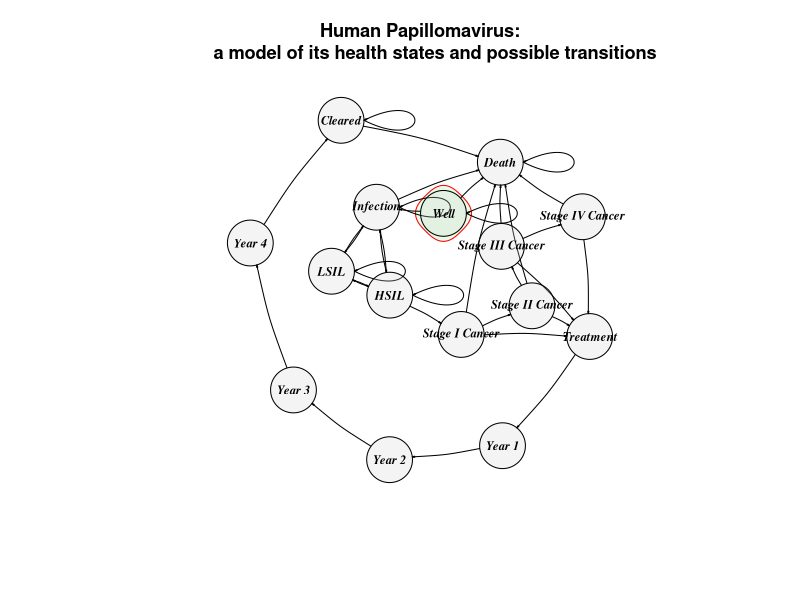

Write R code to recreate this figure.
library(igraph)
library(tidyverse)
library(readxl)

Clinical_states <- read_excel("Clinical_states.xlsx", col_names = FALSE)

nodes <- Clinical_states
nodes

links <- c(from = nodes[, 1], to = nodes[, 2])
links

net <- graph_from_data_frame(d = links, directed = TRUE)

set.seed(25)
plot(net, layout = layout.davidson.harel, edge.arrow.size=.12, edge.arrow.width = 0.65,
     vertex.color = alpha("lightgrey", .25), vertex.label.color = "black", 
     vertex.label.font = 4, vertex.size = 27, vertex.label.cex = 0.75, edge.curved = .075,
     edge.color = "black", mark.groups = 1, mark.col = alpha("lightgreen", .2))
title(cex.main = 1.1, main = "Human Papillomavirus:
      a model of its health states and possible transitions")


# End file ----------------------------------------------------------------
